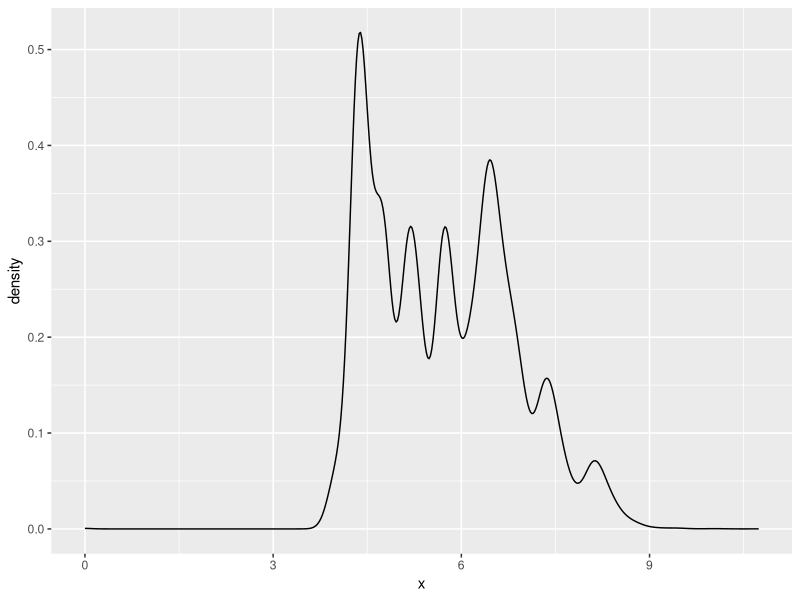
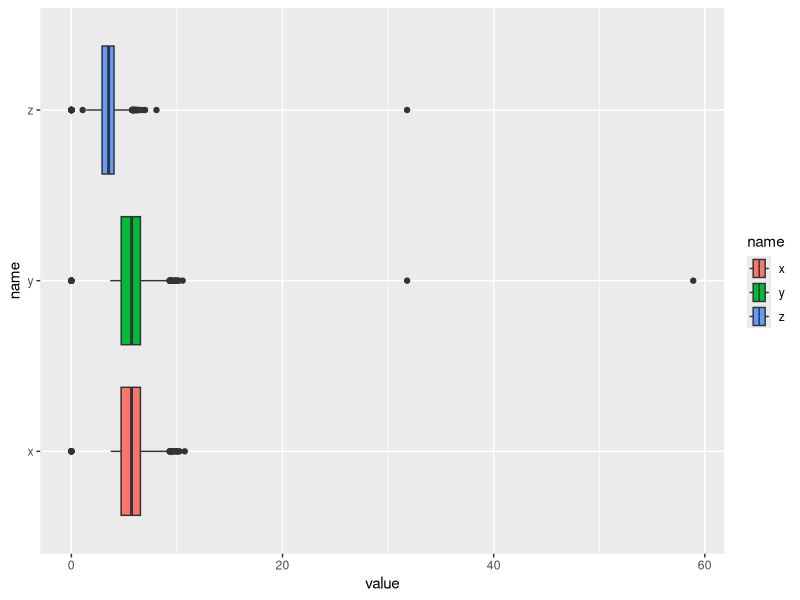
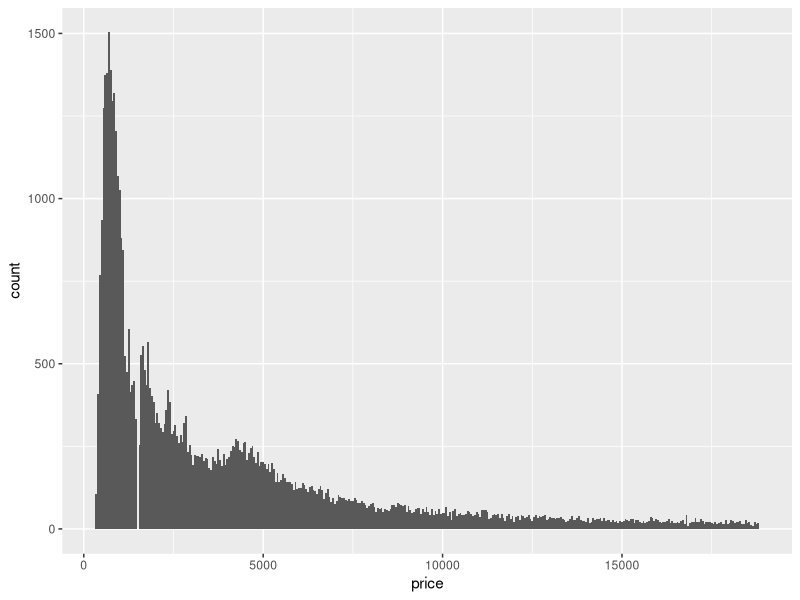
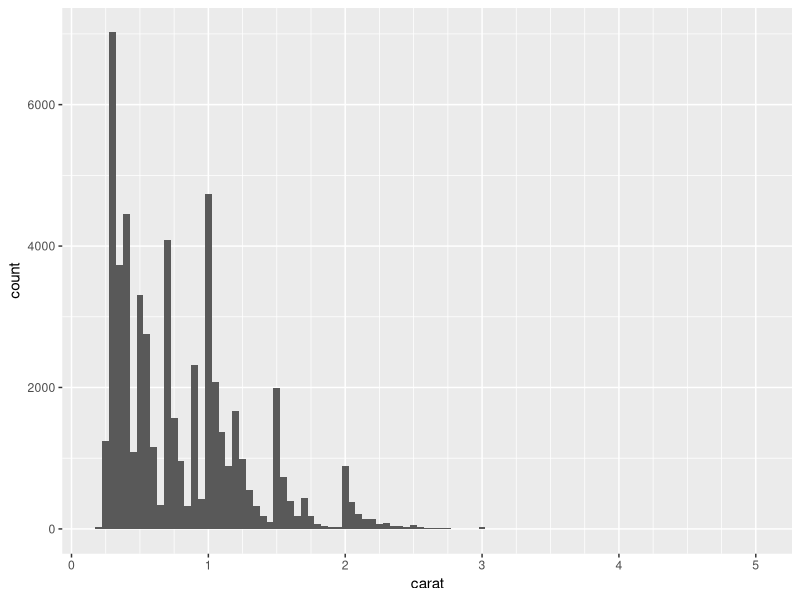
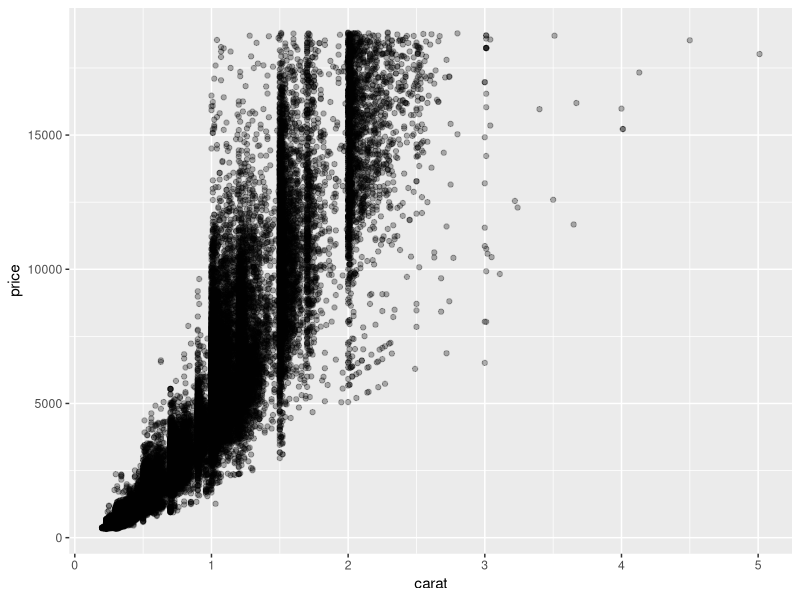
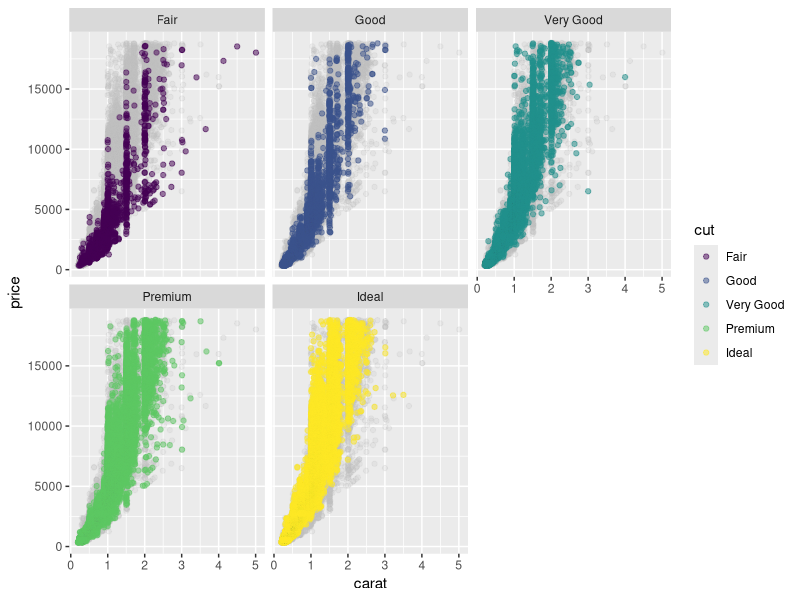

Write the R code that produced these figures, in order.
## ---- chunk 1
library(tidyverse)

diamonds
## ---- chunk 2
diamonds %>% 
  ggplot(aes(x)) +
  geom_density()

diamonds %>% 
  select(x,y,z) %>% 
  pivot_longer(everything(),names_to = "name",values_to = "value") %>% 
  ggplot(aes(value,name,fill = name)) +
  geom_boxplot()
## ---- chunk 3
diamonds %>% 
  ggplot(aes(price)) +
  geom_histogram(binwidth = 50)
## ---- chunk 4
diamonds %>% 
  mutate(cuts = cut_interval(price,length = 10)) %>% 
  filter(between(price,500, 5000)) %>% 
  count(cuts) %>% 
  arrange(n)
## ---- chunk 5
diamonds %>% 
  ggplot(aes(carat)) +
  geom_histogram(binwidth = 0.05) +
  scale_x_continuous(minor_breaks = seq(0,5,0.25))
## ---- chunk 6
diamonds %>% 
  ggplot(aes(carat,price)) +
  geom_point(alpha = 0.3)

diamonds %>% 
  ggplot(aes(carat,price)) +
  geom_point(data = ~select(.,-cut),col = "grey",alpha = 0.2) +
  geom_point(aes(col = cut),alpha = 0.5) +
  facet_wrap(~cut)

